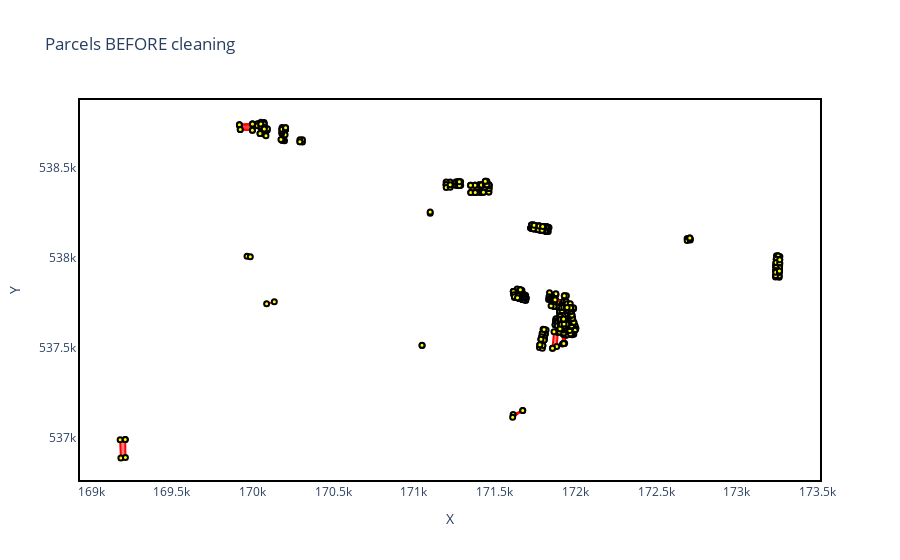

Write notebook code for a chart like this one.
### Code cell
# print(Example)
plotBefore(Example)
